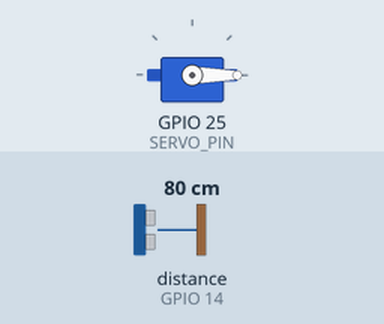
Bench run of a sketch on a simulated ESP32. On the bench: servo. Wiring (inferred from the names in the program): ultrasonic range finder: trigger GPIO 13; echo GPIO 14. The test bench sets the inputs (shaded band); at power-on: distance to the obstacle (sensor on GPIO 14) 80 cm. The echo pulse lasts 58.3 µs per cm; what the sketch prints to the serial monitor is not drawn.

Above: at 1.2 s.
1.3 s: distance to the obstacle (sensor on GPIO 14) set to 2 cm
At 2.5 s:
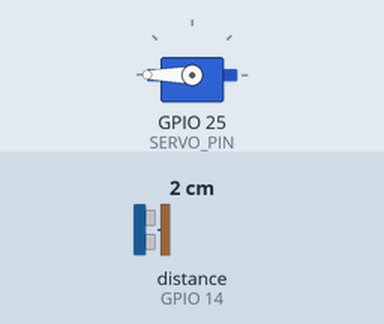
2.8 s: distance to the obstacle (sensor on GPIO 14) set to 4 cm
At 4.0 s:
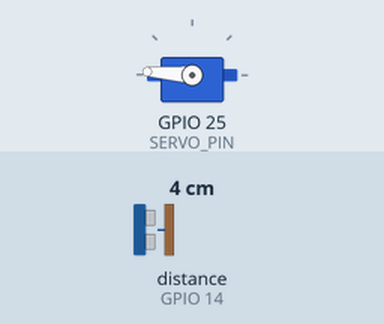
4.3 s: distance to the obstacle (sensor on GPIO 14) set to 18 cm
At 5.1 s:
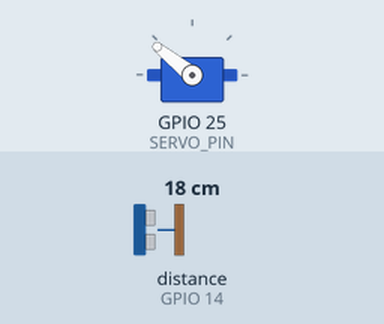
5.8 s: distance to the obstacle (sensor on GPIO 14) set to 35 cm
At 6.3 s:
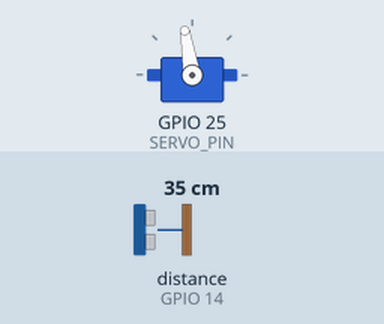
7.3 s: distance to the obstacle (sensor on GPIO 14) set to 60 cm
At 8.0 s:
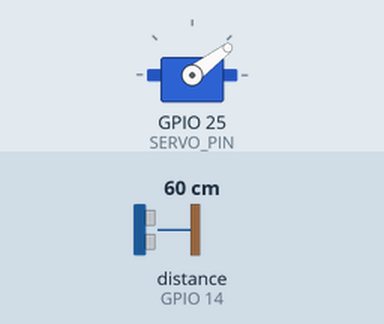
8.8 s: distance to the obstacle (sensor on GPIO 14) set to 120 cm
At 9.9 s:
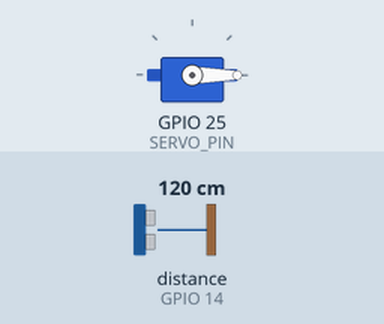
Timing chart, 0 to 11.3 s (numbered marks = the images above; inputs shaded):
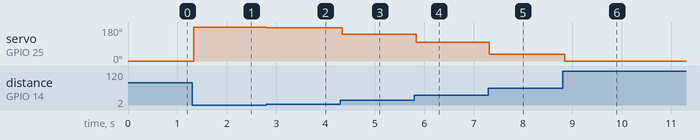

The sketch:

Ultraservo_ESP32.ino
```cpp
/*
  ╔═══════════════════════════════════════════════════════════════════════════╗
  ║         ULTRASERVO  —  ESP32 WROVER Version                              ║
  ║         HC-SR04 Ultrasonic Sensor controlling a Servo Motor               ║
  ║                                                                           ║
  ║  What this sketch does:                                                   ║
  ║  - The HC-SR04 measures how far away an object (your hand, a wall)        ║
  ║    is in front of the sensor in centimetres                               ║
  ║  - That distance is mapped to a servo angle between 0° and 180°           ║
  ║  - Close hand  → servo swings one way                                    ║
  ║  - Far hand    → servo swings the other way                              ║
  ║  - It's like a radar dish that physically tracks the distance!            ║
  ╚═══════════════════════════════════════════════════════════════════════════╝

  ┌─────────────────────────────────────────────────────────────────────────┐
  │  HARDWARE REQUIRED                                                       │
  │  • Freenove ESP32-WROVER-DEV + GPIO Extension Board                      │
  │  • HC-SR04 ultrasonic distance sensor  (4 pins: VCC, TRIG, ECHO, GND)   │
  │  • SG90 or MG90S servo motor  (3 wires: signal, power, ground)           │
  │  • 1× 470Ω (or 1kΩ) resistor  — protects the ECHO pin!                  │
  └─────────────────────────────────────────────────────────────────────────┘

  ┌─────────────────────────────────────────────────────────────────────────┐
  │  WIRING GUIDE                                                            │
  │                                                                          │
  │  HC-SR04 Sensor                                                          │
  │    VCC   ──► breadboard 5V rail   (sensor runs on 5V)                   │
  │    TRIG  ──► GPIO 13              (we send pulse OUT)                   │
  │    ECHO  ──► 470Ω resistor ──────► GPIO 14  (sensor replies IN)          │
  │    GND   ──► breadboard GND rail                                        │
  │                                                                          │
  │  ⚠️  CRITICAL: The ECHO pin outputs 5V logic.                            │
  │     The ESP32 WROVER GPIO pins are 3.3V tolerant only!                   │
  │     A 5V signal on a GPIO pin will damage the chip.                      │
  │     The 470Ω resistor in series with ECHO limits the current and         │
  │     drops the voltage enough to protect the ESP32.                       │
  │     Alternatively use a proper 5V→3.3V voltage divider (two resistors). │
  │                                                                          │
  │  Servo Motor                                                             │
  │    Signal (orange/yellow wire)  ──► GPIO 25                              │
  │    Power  (red wire)            ──► breadboard 5V rail                  │
  │    Ground (brown/black wire)    ──► breadboard GND rail                 │
  └─────────────────────────────────────────────────────────────────────────┘

  ┌─────────────────────────────────────────────────────────────────────────┐
  │  ESP32 WROVER vs ARDUINO UNO — WHAT CHANGED AND WHY                     │
  │                                                                          │
  │  1. SERVO LIBRARY                                                        │
  │     Arduino:      #include <Servo.h>                                     │
  │     ESP32 WROVER: #include <ESP32Servo.h>                                │
  │                                                                          │
  │     The standard Servo.h uses AVR-specific hardware timer registers      │
  │     that don't exist on the ESP32. ESP32Servo re-implements the same     │
  │     API (attach, write, etc.) using the ESP32's LEDC peripheral.         │
  │     Install it: Arduino IDE → Sketch → Include Library →                 │
  │                 Manage Libraries → search "ESP32Servo" (Kevin Harrington) │
  │                                                                          │
  │  2. HC-SR04: NO EXTERNAL LIBRARY                                         │
  │     The original sketch used the HCSR04 library.                         │
  │     This version uses Arduino's built-in pulseIn() function instead.     │
  │     pulseIn() works natively on ESP32 and has no dependencies —          │
  │     one less library to install, one less thing to go wrong.             │
  │                                                                          │
  │  3. DIFFERENT PIN NUMBERS — and some pins are off-limits!               │
  │     GPIO 6–11 on the WROVER are used internally for flash memory.        │
  │     Original sketch used GPIO 6 for ECHO — we can't do that here.        │
  │     WROVER pins: TRIG=13, ECHO=14 (with 470Ω), SERVO=25                 │
  │                                                                          │
  │  4. SERIAL BAUD: 115200 instead of 9600                                  │
  └─────────────────────────────────────────────────────────────────────────┘

  ┌─────────────────────────────────────────────────────────────────────────┐
  │  HOW THE HC-SR04 WORKS  (the science in plain English)                   │
  │                                                                          │
  │  1. We send a 10-microsecond HIGH pulse to the TRIG pin.                 │
  │     This tells the sensor "fire now".                                    │
  │                                                                          │
  │  2. The sensor emits 8 ultrasonic bursts at 40kHz.                       │
  │     40,000 Hz is way above human hearing (max ~20,000 Hz),               │
  │     so you can't hear them — but the sensor can.                         │
  │                                                                          │
  │  3. The bursts bounce off the nearest object and return to the sensor.   │
  │                                                                          │
  │  4. The sensor holds the ECHO pin HIGH for exactly the duration          │
  │     of the sound's round trip.                                           │
  │                                                                          │
  │  5. We measure that duration with pulseIn().                             │
  │                                                                          │
  │  6. Convert to distance:                                                 │
  │     Sound travels at ~343 m/s = ~0.0343 cm per microsecond              │
  │     But the sound travels TO the object AND BACK, so we divide by 2:    │
  │       distance (cm) = duration (µs) × 0.0343 / 2                        │
  │                     ≈ duration / 58.2                                    │
  │     We use 58 as a round number.                                         │
  └─────────────────────────────────────────────────────────────────────────┘
*/

// ─────────────────────────────────────────────────────────────────────────────
// LIBRARY INCLUDE
//
// ⚠️  This MUST be ESP32Servo, not the plain Servo library!
// If you get a compile error about "No such file or directory", you need to
// install the library:
//   Arduino IDE → Sketch → Include Library → Manage Libraries
//   Search: ESP32Servo  →  Install "ESP32Servo" by Kevin Harrington
// ─────────────────────────────────────────────────────────────────────────────
#include <ESP32Servo.h>


// ─────────────────────────────────────────────────────────────────────────────
// PIN DEFINITIONS
// ─────────────────────────────────────────────────────────────────────────────
#define TRIG_PIN  13   // HC-SR04 trigger — we send a pulse OUT on this pin
#define ECHO_PIN  14   // HC-SR04 echo    — the sensor's reply pulse comes IN here
                       // Remember: wire a 470Ω resistor in series with this pin!
#define SERVO_PIN 25   // Servo signal wire (the orange or yellow wire)


// ─────────────────────────────────────────────────────────────────────────────
// CONSTANTS
// ─────────────────────────────────────────────────────────────────────────────
const int MAX_DIST_CM = 75;
// We cap distance readings at 75cm.
// The sensor can technically measure up to ~400cm, but for a desk demo
// 75cm gives a satisfying spread of servo movement.
// Anything beyond 75cm snaps to 75cm (servo fully to one side).

const long ECHO_TIMEOUT_US = 30000;
// pulseIn() timeout in microseconds (= 30ms).
// At 343 m/s, 30ms corresponds to ~5 metres of round-trip distance.
// If nothing is detected within 30ms, pulseIn() returns 0 (no echo).


// ─────────────────────────────────────────────────────────────────────────────
// SERVO OBJECT
//
// Servo myServo creates an object that represents our physical servo motor.
// The ESP32Servo library uses the LEDC peripheral internally — the same
// PWM system we used for the LED in other sketches.
// ─────────────────────────────────────────────────────────────────────────────
Servo myServo;


// ─────────────────────────────────────────────────────────────────────────────
// VARIABLES
// ─────────────────────────────────────────────────────────────────────────────
long duration;      // Duration of the ECHO pulse in microseconds
int  distanceCm;    // Calculated distance in centimetres
int  angle;         // Servo target angle (0–180°), derived from distanceCm


// ═════════════════════════════════════════════════════════════════════════════
//  SETUP  — runs once at power-on / reset
// ═════════════════════════════════════════════════════════════════════════════
void setup() {

  Serial.begin(115200);   // Open serial monitor at 115200 baud (ESP32 standard)

  // ── HC-SR04 pin modes ─────────────────────────────────────────────────────
  pinMode(TRIG_PIN, OUTPUT);   // We send pulses OUT on TRIG
  pinMode(ECHO_PIN, INPUT);    // We receive the echo pulse IN on ECHO

  // Ensure TRIG starts LOW so the sensor isn't confused at startup
  digitalWrite(TRIG_PIN, LOW);

  // ── Servo setup ───────────────────────────────────────────────────────────
  // attach(pin) tells the library which GPIO carries the servo's signal wire.
  // ESP32Servo automatically allocates a LEDC timer channel for the servo PWM.
  // Servo PWM uses a 50Hz signal (20ms period) — standard for hobby servos.
  // Pulse width within that period sets the angle:
  //   ~0.5ms pulse  →   0° (fully clockwise)
  //   ~1.5ms pulse  →  90° (centre)
  //   ~2.5ms pulse  → 180° (fully counter-clockwise)
  myServo.attach(SERVO_PIN);

  // Move servo to 90° (centre position) at startup
  myServo.write(90);

  Serial.println("Ultraservo ready!");
  Serial.println("Wave your hand in front of the sensor.");
}


// ═════════════════════════════════════════════════════════════════════════════
//  LOOP  — repeats ~20 times per second (limited by the 50ms delay at the end)
// ═════════════════════════════════════════════════════════════════════════════
void loop() {

  // ───────────────────────────────────────────────────────────────────────────
  // STEP 1  —  TRIGGER the HC-SR04
  // Send a clean 10-microsecond HIGH pulse to tell the sensor to fire
  // ───────────────────────────────────────────────────────────────────────────

  // Pull TRIG LOW for 2µs first to clear any residual signal
  digitalWrite(TRIG_PIN, LOW);
  delayMicroseconds(2);

  // Now pulse HIGH for exactly 10 microseconds
  // This is the sensor's required trigger pulse — anything shorter won't work
  digitalWrite(TRIG_PIN, HIGH);
  delayMicroseconds(10);
  digitalWrite(TRIG_PIN, LOW);   // End the pulse — sensor fires its ultrasonic burst


  // ───────────────────────────────────────────────────────────────────────────
  // STEP 2  —  MEASURE the echo pulse
  //
  // pulseIn(pin, level, timeout)
  //   pin     = which pin to monitor
  //   level   = wait for it to go HIGH, then measure how long it stays HIGH
  //   timeout = give up after this many microseconds if no pulse arrives
  //
  // Returns: the duration in microseconds, or 0 if timed out
  // ───────────────────────────────────────────────────────────────────────────
  duration = pulseIn(ECHO_PIN, HIGH, ECHO_TIMEOUT_US);


  // ───────────────────────────────────────────────────────────────────────────
  // STEP 3  —  CONVERT duration → distance in centimetres
  //
  // Physics: speed of sound ≈ 343 m/s = 0.0343 cm/µs
  // The pulse travels TO the object and BACK, so divide by 2.
  //   distance = duration × 0.0343 / 2
  //            = duration / 58.2
  //   We use 58 as a convenient integer approximation.
  // ───────────────────────────────────────────────────────────────────────────
  distanceCm = (int)(duration / 58);

  // Sanitise the reading:
  //   duration = 0 means pulseIn() timed out (nothing detected)
  //   We also clamp readings above MAX_DIST_CM
  if (distanceCm <= 0 || distanceCm > MAX_DIST_CM) {
    distanceCm = MAX_DIST_CM;   // Treat out-of-range as "maximum distance"
  }


  // ───────────────────────────────────────────────────────────────────────────
  // STEP 4  —  MAP distance to a servo angle
  //
  // map(value, fromLow, fromHigh, toLow, toHigh)
  //   This built-in Arduino function re-scales a number from one range to another.
  //   Here we re-scale: 2cm–75cm  →  180°–0°
  //
  //   Why inverted (180 to 0 instead of 0 to 180)?
  //   So that bringing your hand CLOSER makes the servo swing FURTHER.
  //   It feels more natural — like the servo is "pointing away" from your hand.
  //   Swap the 180 and 0 if you prefer the opposite behaviour.
  // ───────────────────────────────────────────────────────────────────────────
  angle = map(distanceCm, 2, MAX_DIST_CM, 180, 0);


  // ───────────────────────────────────────────────────────────────────────────
  // STEP 5  —  COMMAND the servo
  //
  // myServo.write(angle) sends the servo to the requested angle.
  // Valid range: 0 to 180 degrees.
  // The servo moves at its own pace — we don't need to wait for it.
  // ───────────────────────────────────────────────────────────────────────────
  myServo.write(angle);


  // ── Serial Monitor output for debugging and curiosity ─────────────────────
  Serial.print("Distance: ");
  Serial.print(distanceCm);
  Serial.print(" cm");
  Serial.print("   →   Servo angle: ");
  Serial.print(angle);
  Serial.println("°");


  // Wait 50ms before the next measurement cycle.
  // 50ms = 20 readings per second.  Fast enough for smooth servo tracking,
  // but not so fast that the servo is constantly fighting itself.
  // If you make this shorter than ~20ms the servo will jitter noticeably.
  delay(50);
}
```

Measured:
- after the input at 1.3 s, servo on GPIO 25 (SERVO_PIN): 0° → 180° at once
- after the input at 2.8 s, servo on GPIO 25 (SERVO_PIN): 180° → 176° at once
- after the input at 4.3 s, servo on GPIO 25 (SERVO_PIN): 176° → 141° at once
- after the input at 5.8 s, servo on GPIO 25 (SERVO_PIN): 141° → 99° at once
- after the input at 7.3 s, servo on GPIO 25 (SERVO_PIN): 99° → 37° at once
- after the input at 8.8 s, servo on GPIO 25 (SERVO_PIN): 37° → 0° at once
